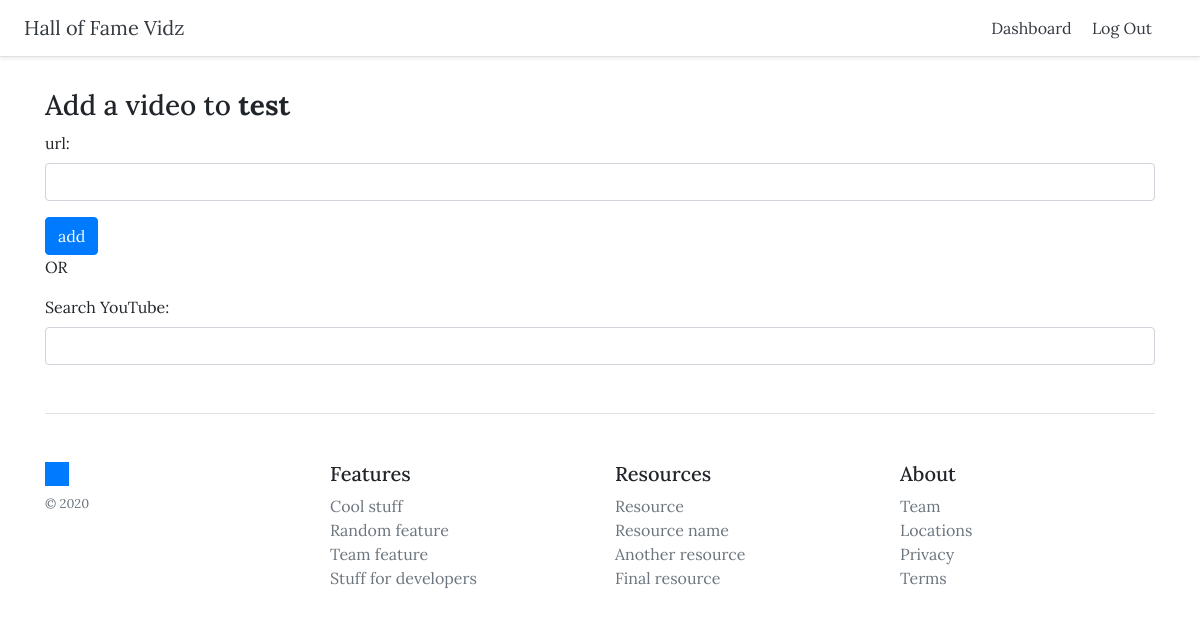
Page /themes/1/addvideo (signed in) on the earlier database version.
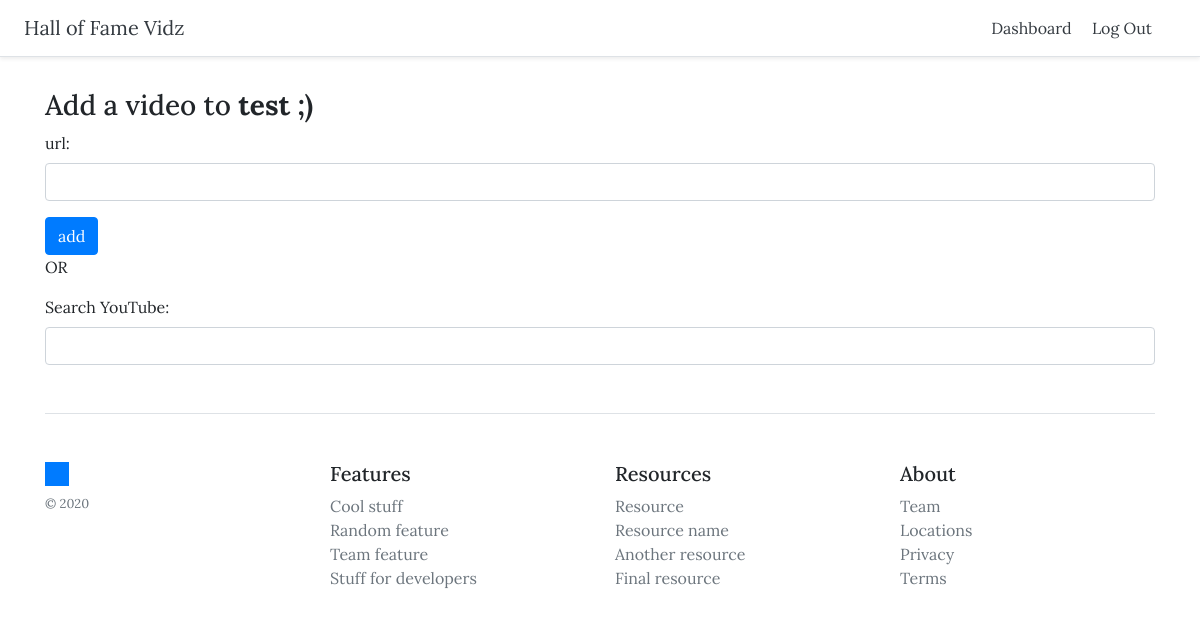
Same page on the later database version.
### themes/models.py (models this page shows, shortened)
class Theme(models.Model):
    title = models.CharField(max_length=255)
    created_at = models.DateTimeField(auto_now_add=True)
    updated_at = models.DateTimeField(auto_now=True)
    description = models.TextField()
    user = models.ForeignKey(User, on_delete=models.CASCADE)

### themes/views.py (the view, shortened to what this page needs)
# urls.py: path('themes/<int:pk>/addvideo', views.add_video, name='add_video'),
def add_video(request, pk):
    form = VideoForm()
    search_form = SearchForm()
    theme = Theme.objects.get(pk=pk)
    if not theme.user == request.user:
        raise Http404
    context = {'form': form, 'search_form': search_form, 'theme': theme}
    return render(request, 'themes/addvideo.html', context)

### themes/forms.py
class VideoForm(forms.ModelForm):
    class Meta:
        model = Video
        fields = ['url']
        labels = {'url': 'url'}

class SearchForm(forms.Form):
    search_term = forms.CharField(max_length=255, label='Search YouTube')

### themes/templates/themes/addvideo.html (shortened to what this page needs)
{% extends 'themes/base.html' %}
{% block content %}
<h3>Add a video to <b>{{ theme.title }}</b></h3>
    <form method="POST" id="addvideo">
    {% load widget_tweaks %}
    {% for field in form %}
    <div class="form-group {% if field.errors %} alert alert-danger {% endif %}">
        {{ field.label_tag}}
        {% render_field field class="form-control" %}
    </div>
    {% endfor %}
    <button type="submit" class="btn btn-primary">add</button>
    </form>
    <p>OR</p>
    <form>
    {% for field in search_form %}
    <div class="form-group">
        {{ field.label_tag}}
        {% render_field field class="form-control" %}
    </div>
    {% endfor %}
    </form>
{% endblock %}

Differences in the rows shown:
changed Theme: title "test" → "test ;)"
